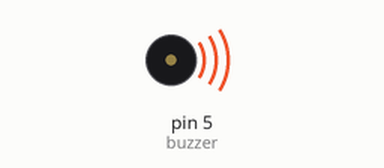
This sketch was run on a simulated Arduino Uno, built with avr-gcc and run on an emulated ATmega328P. On the bench: buzzer (waves = sounding).

Above: at 0.3 s.
Timing chart, 0 to 7.3 s (numbered marks = the images above):
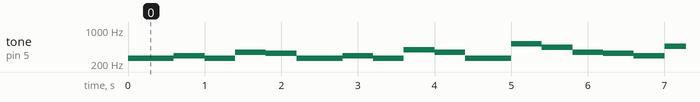

Measured:
- by itself, tone on pin 5 (buzzer): plays 261 Hz for 0.60 s, 293 Hz for 0.40 s, 261 Hz for 0.40 s, 349 Hz for 0.40 s, 329 Hz for 0.40 s, 261 Hz for 0.60 s … (247 notes in this stretch)

The sketch:

happy_birthday_buzzer.ino
```cpp
/* This script implements specific frequency values to produce "Happy Birthday" song with the buzzer. */


int buzzer = 5;  // buzzer connected to PWM digital pin

// Note frequencies
const int C4 = 261;
const int D4 = 293;
const int E4 = 329;
const int F4 = 349;
const int G4 = 391;
const int a4 = 440;  // distinguish it from analog A4 pin
const int Bb4 = 466;
const int C5 = 523;

// Note durations
const int QUARTER = 500;
const int EIGHTH = 250;
const int SIXTEENTH = 125;

// Song notes and durations
int melody[] = {
  C4, QUARTER, C4, EIGHTH, D4, QUARTER, C4, QUARTER, F4, QUARTER, E4, QUARTER,
  C4, QUARTER, C4, EIGHTH, D4, QUARTER, C4, QUARTER, G4, QUARTER, F4, QUARTER,
  C4, QUARTER, C4, EIGHTH, C5, QUARTER, a4, QUARTER, F4, QUARTER, E4, QUARTER, D4, QUARTER,
  Bb4, QUARTER, Bb4, EIGHTH, a4, QUARTER, F4, QUARTER, G4, QUARTER, F4, QUARTER
};


void setup() {
  pinMode(buzzer, OUTPUT);
}


void loop() {
  for (int i = 0; i < sizeof(melody) / sizeof(melody[0]); i += 2) {
    tone(buzzer, melody[i]);
    delay(melody[i + 1] * 0.8);  // add a small delay between notes
  }
  noTone(buzzer);  // stop the tone when done
  delay(2000);     // wait before repeating the song
}
```
